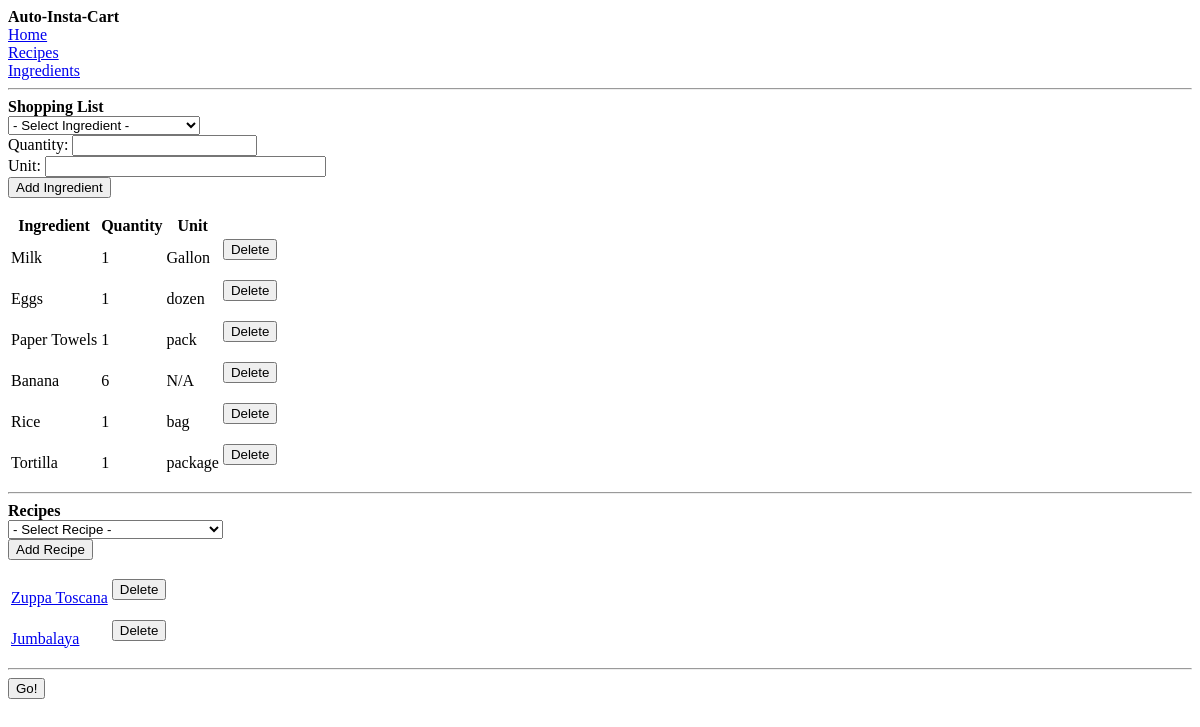
The page /index on the database as committed earlier.
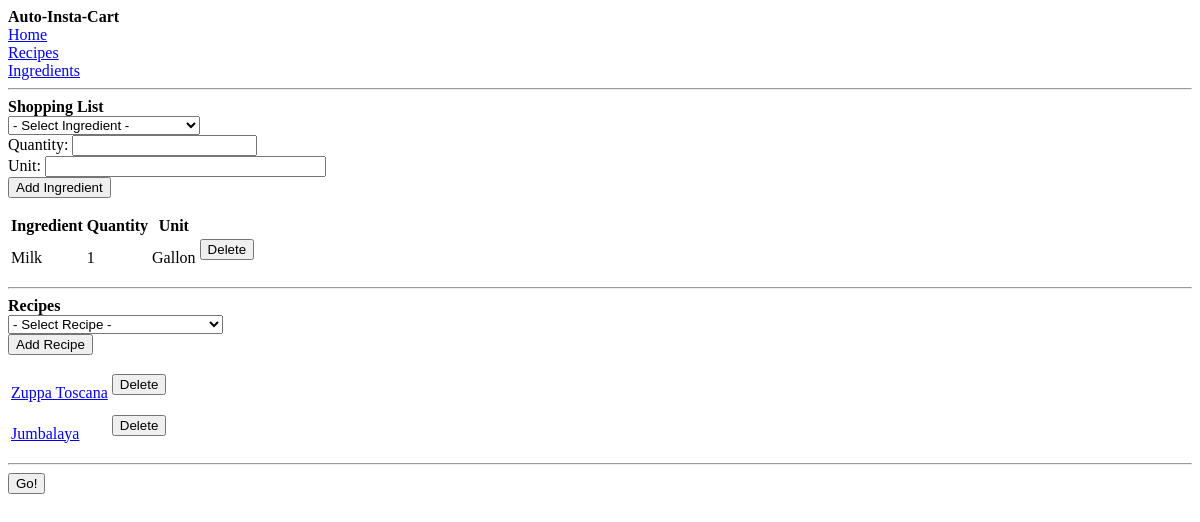
The same page on the database as committed later.
### tables this page shows
CREATE TABLE selected_ingredients (
                                           id         integer  NOT NULL PRIMARY KEY,
                                           ingredient integer  NOT NULL,
                                           quantity   integer,
                                           unit       text,
                                           FOREIGN KEY (ingredient) references ingredients (id)
                                        );

CREATE TABLE ingredients (
                                    id        integer  NOT NULL PRIMARY KEY,
                                    name      text     NOT NULL,
                                    search    text,
                                    quantity  integer,
                                    unit      text
                                );

CREATE TABLE recipes (
                                    id    integer  NOT NULL PRIMARY KEY,
                                    name  text     NOT NULL
                                );

### app/routes.py (the view)
@app.route( '/', methods=['GET', 'POST'] )
@app.route( '/index', methods=['GET', 'POST'] )
def index():
    new_ingredient = selected_ingredient_form()
    new_ingredient.select.choices = [ ( 0, '- Select Ingredient -' ) ] \
                                  + Database().get_all_ingredient_names()
    if new_ingredient.validate_on_submit():
        Database().add_selected_ingredient( int( new_ingredient.data[ 'select' ] ),
                                            new_ingredient.data[ 'quantity' ],
                                            new_ingredient.data[ 'unit' ] )
        return redirect( '/index' )
    selected_ingredients = Database().get_all_selected_ingredients()
    delete = delete_form()
    new_recipe = selected_recipe_form()
    new_recipe.select.choices = [ ( 0, '- Select Recipe -' ) ] \
                              + Database().get_all_recipes_tuple_list()
    if new_recipe.validate_on_submit():
        Database().add_selected_recipe( int( new_recipe.data[ 'select' ] ) )
        return redirect( '/index' )
    selected_recipes = Database().get_all_selected_recipes()
    go = go_form()
    if go.validate_on_submit():
        shopping_list = Database().get_shopping_list()
        web_automater.build_cart( shopping_list )
        return redirect( '/index' )
    return render_template( 'index.html',
                            new_ingredient=new_ingredient,
                            selected_ingredients=selected_ingredients,
                            new_recipe=new_recipe,
                            selected_recipes=selected_recipes,
                            delete=delete,
                            go=go )

### app/forms.py
class selected_ingredient_form( FlaskForm ):
    select = SelectField( 'Ingredient' )
    quantity = IntegerField( 'Quantity', validators=[ DataRequired() ] )
    unit = StringField( 'Unit', validators=[ DataRequired() ] )
    submit = SubmitField( 'Add Ingredient' )

class delete_form( FlaskForm ):
    submit = SubmitField( 'Delete' )
    id = HiddenField('hidden_id')

### app/routes.py (called while the page is built)
@app.context_processor
def override_url_for():
    return dict( url_for=dated_url_for )

def dated_url_for( endpoint, **values ):
    if endpoint == 'static':
        filename = values.get( 'filename', None )
        if filename:
            file_path = os.path.join( app.root_path, endpoint, filename )
            values['q'] = int( os.stat( file_path ).st_mtime )
    return url_for( endpoint, **values )

### lib/database.py (called while the page is built)
    def fetch( self, sql_str ):
        try:
            c = self.conn.cursor()
            c.execute( sql_str )
            return c.fetchall()
        except Error as e:
            print( e )

    def get_all_ingredient_names( self ):
        return self.fetch( 'SELECT id, name FROM ingredients' )

    def get_all_recipes( self ):
        ret = []
        recipes = self.fetch( 'SELECT * FROM recipes' )
        if recipes is not None:
            for recipe in recipes:
                row = {}
                row[ 'id' ] = recipe[ 0 ]
                row[ 'name' ] = recipe[ 1 ]
                ret.append( row )
        return ret

    def get_all_recipes_tuple_list( self ):
        ret = []
        for database_recipe in self.get_all_recipes():
            ret.append( ( database_recipe[ 'id' ], database_recipe[ 'name' ] ) )
        return ret

    def get_all_selected_recipes( self ):
        sql = '''SELECT
                 selected_recipes.id,
                 recipes.name,
                 recipes.id

                 FROM
                 selected_recipes

                 INNER JOIN recipes on recipes.id = selected_recipes.recipe'''
        ret = []
        recipes = self.fetch( sql )
        if recipes is not None:
            for recipe in recipes:
                recipe_dict = {}
                recipe_dict[ 'id' ] = recipe[ 0 ]
                recipe_dict[ 'name' ] = recipe[ 1 ]
                recipe_dict[ 'recipe_id' ] = recipe[ 2 ]
                ret.append( recipe_dict )
        return ret

### app/templates/index.html (shortened to what this page needs)
{% extends "base.html" %}
{% block content %}
<div>
    <b>Shopping List</b>
    <form action="" method="post" novalidate >
        <div>{{ new_ingredient.select() }}</div>
        <div>Quantity: {{ new_ingredient.quantity(size=32) }}</div>
        <div>Unit: {{ new_ingredient.unit(size=32) }}</div>
        <div>{{ new_ingredient.submit() }}</div>
    </form>
    <table>
        <tr>
            <th>Ingredient</th>
            <th>Quantity</th>
            <th>Unit</th>
        </tr>
        {% for ingredient in selected_ingredients %}
        <tr>
            <td>{{ ingredient.name }}</td>
            <td>{{ ingredient.quantity }}</td>
            <td>{{ ingredient.unit }}</td>
            <td>
                <form action="/delete_selected_ingredient/id={{ ingredient.selected_id }}" method="post" novalidate >
                    {{ delete.submit() }}
                </form>
            </td>
        </tr>
        {% endfor %}
    </table>
</div>
<hr>
<div>
    <b>Recipes</b>
    <form action="" method="post" novalidate >
        <div>{{ new_recipe.select() }}</div>
        <div>{{ new_recipe.submit() }}</div>
    </form>
    <table>
        {% for recipe in selected_recipes %}
        <tr>
            <td><a href="/recipe/id={{ recipe.recipe_id }}">{{ recipe.name }}</a></td>
            <td>
                <form action="/delete_selected_recipe/id={{ recipe.id }}" method="post" novalidate >
                    {{ delete.submit() }}
                </form>
            </td>
        </tr>
        {% endfor %}
    </table>
</div>
<hr>
<div>
    <form action="" method="post" novalidate >
        <div>{{ go.go() }}</div>
    </form>
</div>
{% endblock %}

### app/templates/base.html (shortened to what this page needs)
<html>
    <head>
      <link rel= "stylesheet" type= "text/css" href= "{{ url_for( 'static', filename='style.css' ) }}">
    </head>
    <body>
        <b>Auto-Insta-Cart</b>
        <div><a href="/index">Home</a></div>
        <div><a href="/recipes">Recipes</a></div>
        <div><a href="/ingredients">Ingredients</a></div>
        <hr>
        {% block content %}{% endblock %}
    </body>
</html>

Rows that differ between the two databases and show on the page:
removed selected_ingredients: name "Eggs", quantity "1", unit "dozen"
removed selected_ingredients: name "Paper Towels", quantity "1", unit "pack"
removed selected_ingredients: name "Banana", quantity "6", unit "N/A"
removed selected_ingredients: name "Rice", quantity "1", unit "bag"
removed selected_ingredients: name "Tortilla", quantity "1", unit "package"
